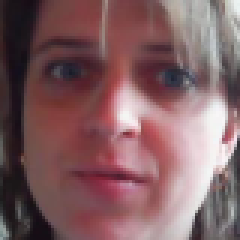
#> input picture 5-mit/letni/sur/proj-1/eval/eval-0001.png, 80 x 80 px, given as the content of the folder target_train, which was not available (shown 3 times larger)
$ python image.py
#> lines starting #> are read from the running program, lines starting #| are printed output that depends on the picture
#!/usr/bin/env python3

__file__ = "image.py"
__author__ = "David Kvaček (xkvace00@stud.fit.vutbr.cz)"
__spec__ = "Image-based person detection system using HOG features and SVM classifier."
__date__ = "2026-05-04"

import os
import glob
import numpy as np
from skimage import io, color
from skimage.feature import hog
from skimage.transform import rotate
from sklearn.svm import SVC
from sklearn.preprocessing import StandardScaler
from sklearn.model_selection import LeaveOneGroupOut


def extract_session_id(file_path):
    """
    Extracts the session ID from the given file path.

    Args:
        file_path (str): Path to the image file.

    Returns:
        str: Session ID extracted from the filename.

    Example:
        'target_train/f401_01_f21_i0_0.png' -> '01'
    """
    file_name = os.path.basename(file_path)
    return file_name.split('_')[1]


def augment_image(image):
    """
    Applies data augmentation to a single image.

    Creates rotated versions of the image to increase training data diversity
    and improve model robustness to slight orientation changes.

    Args:
        image (np.ndarray): Grayscale image array.

    Returns:
        list: List containing original image and rotated versions.
    """
    return [image, rotate(image, angle=5, mode='edge'), rotate(image, angle=-5, mode='edge')]


def process_image_directory(directory_path, label):
    """
    Loads images from a directory, applies preprocessing and augmentation, and extracts HOG features.

    Converts RGB images to grayscale if needed, applies augmentation to training data,
    and extracts Histogram of Oriented Gradients (HOG) features for each image variant.

    Args:
        directory_path (str): Path to directory containing .png files.
        label (int or None): 1 for target, 0 for non-target, or None for unlabeled eval data.

    Returns:
        tuple: (features_array, labels_array, session_groups, file_names)
            - features_array: 2D numpy array of HOG feature vectors
            - labels_array: 1D numpy array of labels (or None)
            - session_groups: 1D numpy array of session IDs for grouping
            - file_names: List of base filenames without extension
    """
#> called with directory_path = 'target_train', label = 1
    features_list = []
    labels_list = []
    session_groups_list = []
    file_names_list = []

    image_files = sorted(glob.glob(os.path.join(directory_path, '*.png')))
    print(f"Processing {len(image_files)} files in '{directory_path}'...")

    for file_path in image_files:
        # load image
        image = io.imread(file_path)
#> image is the input picture: shape (80, 80, 3); mean R, G, B 129.1, 95.1, 98.5

        # convert to grayscale if RGB
        if len(image.shape) == 3:
            image = color.rgb2gray(image)
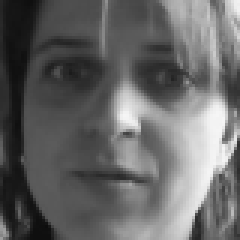
#> image: shape (80, 80) float64 (shown 3 times larger); min 0.0546, max 0.967, mean 0.402

        session_id = extract_session_id(file_path)

        # apply augmentation only to training data
        if 'train' in directory_path:
            images_to_process = augment_image(image)
        else:
            images_to_process = [image]

        for augmented_image in images_to_process:
            # extract HOG features with parameters tuned for facial structures
            # orientations=8: 8 directional bins
            # pixels_per_cell=(16,16): cell size for gradient computation
            # cells_per_block=(1,1): block size for normalization
            hog_features = hog(augmented_image, orientations=8, pixels_per_cell=(16, 16), cells_per_block=(1, 1), visualize=False)
            features_list.append(hog_features)

            if label is not None:
                labels_list.append(label)

            session_groups_list.append(session_id)
            file_names_list.append(os.path.basename(file_path).replace('.png', ''))

    return (np.array(features_list), np.array(labels_list) if labels_list else None, np.array(session_groups_list), file_names_list)


if __name__ == "__main__":
    print("Loading and extracting image features...")
#> (the run stopped early here; a loop or call above may not have finished)

$ run again, on 5-mit/letni/sur/proj-1/eval/eval-0018.png
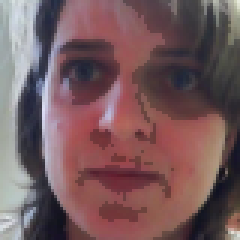
#> input picture 5-mit/letni/sur/proj-1/eval/eval-0018.png, 80 x 80 px, given as the content of the folder target_train, which was not available (shown 3 times larger)
#> in process_image_directory, image is the input picture: shape (80, 80, 3); mean R, G, B 118.5, 89.8, 93.1
#> in process_image_directory, `image = color.rgb2gray(image)`:
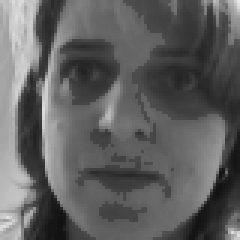
#> image: shape (80, 80) float64 (shown 3 times larger); min 0.0689, max 0.911, mean 0.377

$ run again, on 5-mit/letni/sur/proj-1/eval/eval-0021.png
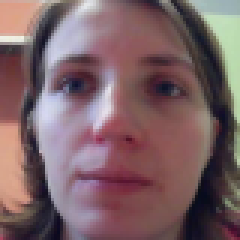
#> input picture 5-mit/letni/sur/proj-1/eval/eval-0021.png, 80 x 80 px, given as the content of the folder target_train, which was not available (shown 3 times larger)
#> in process_image_directory, image is the input picture: shape (80, 80, 3); mean R, G, B 124, 97.8, 102
#> in process_image_directory, `image = color.rgb2gray(image)`:
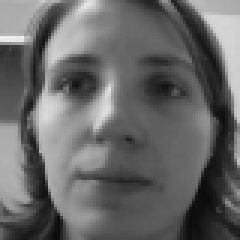
#> image: shape (80, 80) float64 (shown 3 times larger); min 0.0415, max 0.933, mean 0.407

$ run again, on 5-mit/letni/sur/proj-1/eval/eval-0025.png
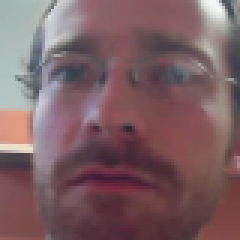
#> input picture 5-mit/letni/sur/proj-1/eval/eval-0025.png, 80 x 80 px, given as the content of the folder target_train, which was not available (shown 3 times larger)
#> in process_image_directory, image is the input picture: shape (80, 80, 3); mean R, G, B 123.7, 95.3, 100.3
#> in process_image_directory, `image = color.rgb2gray(image)`:
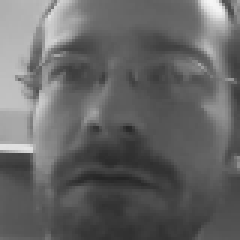
#> image: shape (80, 80) float64 (shown 3 times larger); min 0.143, max 0.967, mean 0.399
